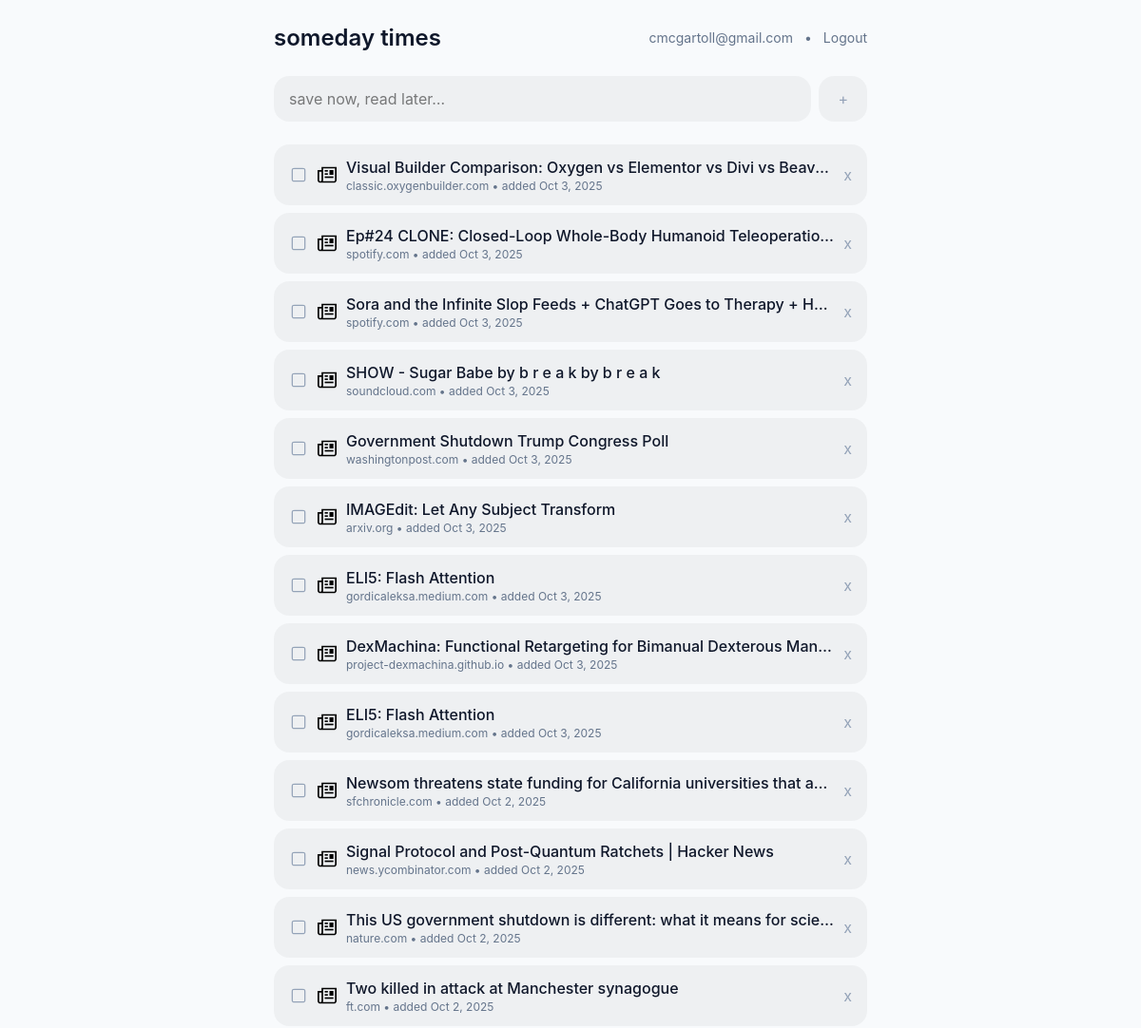
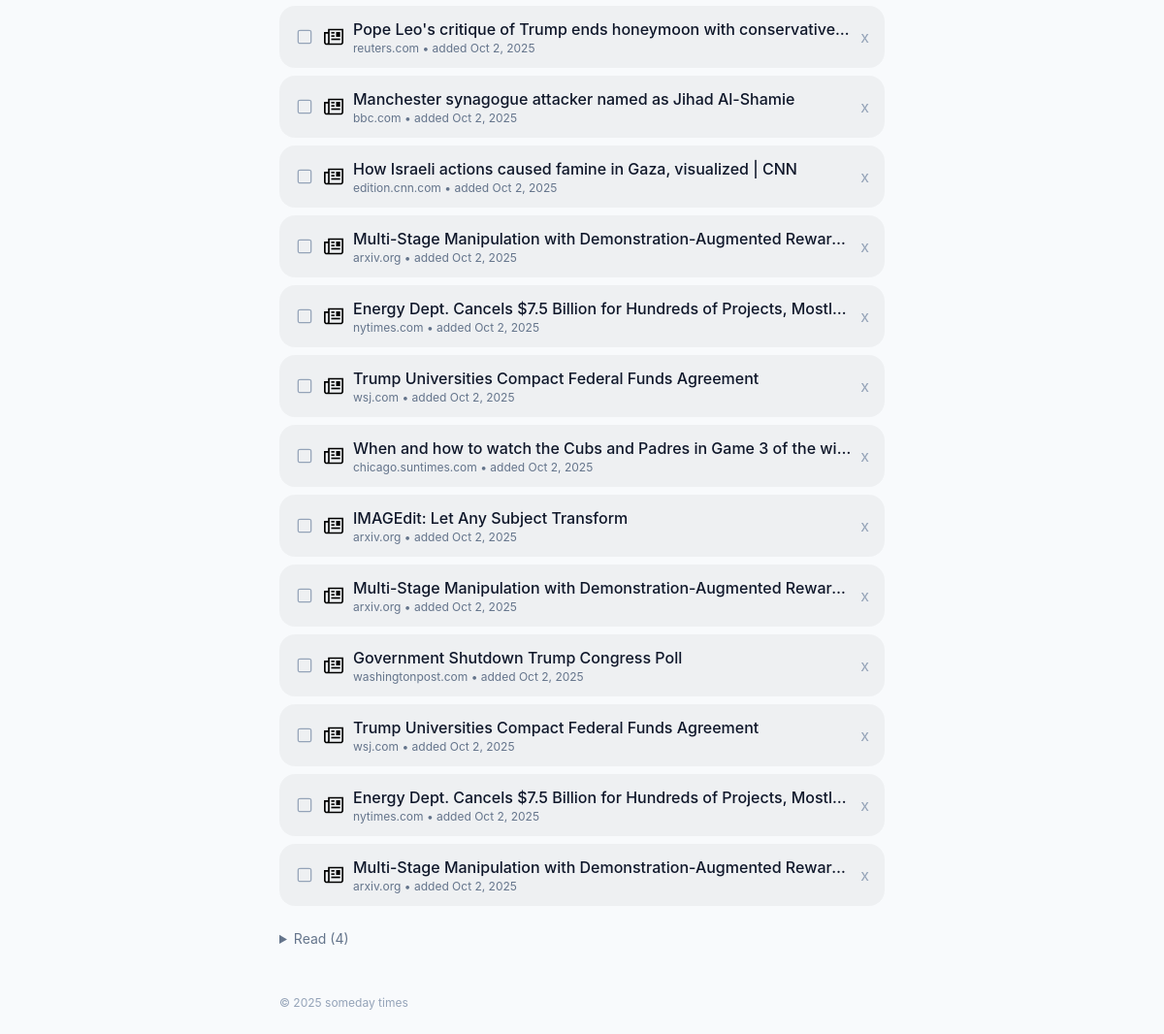
The page / (signed in) on the database its author committed (2 pictures, top to bottom).
### app.py (models this page shows, shortened)
class User(UserMixin, db.Model):
    __tablename__ = 'users'
    id = db.Column(db.Integer, primary_key=True)
    email = db.Column(db.String(255), unique=True, nullable=False)
    password_hash = db.Column(db.String(255), nullable=False)
    created_at = db.Column(db.DateTime, default=datetime.utcnow)

class Article(db.Model):
    __tablename__ = 'articles'
    id = db.Column(db.Integer, primary_key=True)
    user_id = db.Column(db.Integer, db.ForeignKey('users.id'), nullable=False)
    url = db.Column(db.Text, nullable=False)
    title = db.Column(db.Text, nullable=True)
    publisher = db.Column(db.String(255), nullable=True)
    favicon_url = db.Column(db.Text, nullable=True)
    created_at = db.Column(db.DateTime, default=datetime.utcnow)
    date_read = db.Column(db.DateTime, nullable=True)
    user = db.relationship('User', backref=db.backref('articles', lazy='dynamic'))

### app.py (the view, shortened to what this page needs)
@app.route('/', methods=['GET', 'POST'])
@login_required
def index():
    view = request.args.get('view', 'all')
    q = Article.query.filter_by(user_id=current_user.id)
    if view == 'unread':
        q = q.filter(Article.date_read.is_(None)).order_by(desc(Article.created_at))
    elif view == 'read':
        q = q.filter(Article.date_read.is_not(None)).order_by(desc(Article.date_read))
    else:
        q = q.order_by(
            case((Article.date_read.is_(None), 0), else_=1),
            desc(Article.date_read),
            desc(Article.created_at),
        )
    items = q.all()
    return render_template('index.html', items=items, view=view)

### app.py (called while the page is built)
@login_manager.user_loader
def load_user(user_id):
    return db.session.get(User, int(user_id))

@app.before_request
def ensure_db():
    with app.app_context():
        db.create_all()

### templates/index.html (shortened to what this page needs)
{% extends 'base.html' %}
{% block content %}
  <form method="post" class="flex items-center gap-2 mb-6">
    <input name="url" type="url" required placeholder="save now, read later…"
           class="flex-1 px-4 py-3 rounded-2xl border-0 outline-none bg-black bg-opacity-[0.04] placeholder:text-black placeholder:opacity-50 text-base" />
    <button class="px-5 py-3 rounded-2xl bg-black bg-opacity-[0.04] hover:bg-opacity-[0.12] transition-colors text-slate-400 hover:text-slate-700">+</button>
  </form>
  {% if items|length == 0 %}
    <p class="text-slate-500">No saved links yet. Paste your first one above.</p>
  {% else %}
    {% set unread = items|selectattr('date_read', 'none')|list %}
    {% set read = items|rejectattr('date_read', 'none')|list %}
    {% if unread %}
    <ul class="space-y-2 mb-6">
      {% for a in unread %}
      <li class="bg-black bg-opacity-[0.04] rounded-2xl px-4 py-3 flex items-center gap-2.5">
        <form action="{{ url_for('toggle', article_id=a.id) }}" method="post">
          <button type="submit" class="w-5 h-5 flex items-center justify-center">
            <img src="{{ url_for('static', filename='icons/checkbox-unchecked.svg') }}" alt="Unchecked" class="w-5 h-5" />
          </button>
        </form>
        {% if a.favicon_url %}
          <img src="{{ a.favicon_url }}" class="w-5 h-5" alt="favicon"
               onerror="this.src='{{ url_for('static', filename='icons/default.svg') }}'">
        {% else %}
          <img src="{{ url_for('static', filename='icons/default.svg') }}" class="w-5 h-5" alt="favicon">
        {% endif %}
        <div class="min-w-0 flex-1">
          <a href="{{ a.url }}" target="_blank" rel="noopener"
             class="font-medium hover:underline truncate block">{{ a.title or a.url }}</a>
          <div class="text-xs text-slate-500">
            {{ a.publisher }} • added
            <span class="js-localtime"
                  data-ts="{{ a.created_at.isoformat() }}Z"
                  data-style="datetime"></span>
          </div>
        </div>
        <form action="{{ url_for('delete', article_id=a.id) }}" method="post">
          <button class="text-m text-slate-400 hover:text-red-600">
            x
          </button>
        </form>
      </li>
      {% endfor %}
    </ul>
    {% endif %}
    {% if read %}
    <details class="mt-6">
      <summary class="cursor-pointer text-sm text-slate-500 hover:text-slate-700 mb-2">
        Read ({{ read|length }})
      </summary>
    </details>
    {% endif %}
  {% endif %}
{% endblock %}

### templates/base.html (shortened to what this page needs)
<!doctype html>
<html lang="en">
<head>
  <script src="https://cdn.tailwindcss.com"></script>
</head>
<body class="bg-slate-50 text-slate-900">
  <div class="max-w-2xl mx-auto p-6">
    <header class="flex items-center justify-between mb-6">
      <h1 class="text-2xl font-semibold">someday times</h1>
      {% if current_user.is_authenticated %}
      <div class="text-sm flex items-center gap-3">
        <span class="text-slate-500">{{ current_user.email }}</span>
        <p class="text-slate-500">•</p>
        <a href="{{ url_for('logout') }}" class="text-slate-500 hover:text-slate-900">Logout</a>
      </div>
      {% endif %}
    </header>
    {% block content %}{% endblock %}
    <footer class="mt-10 text-xs text-slate-400">© {{ 2025 }} someday times</footer>
  </div>
</body>
</html>

### templates/base.html (style rules this page uses)
body { font-family: -apple-system, BlinkMacSystemFont, "SF Pro", "Segoe UI", system-ui, sans-serif; }

### rows shown on the page
User: email "cmcgartoll@gmail.com"
Article: title "Visual Builder Comparison: Oxygen vs Elementor vs Divi vs Beav…", publisher "classic.oxygenbuilder.com"
Article: title "Ep#24 CLONE: Closed-Loop Whole-Body Humanoid Teleoperatio…", publisher "spotify.com"
Article: title "Sora and the Infinite Slop Feeds + ChatGPT Goes to Therapy + H…", publisher "spotify.com"
Article: title "SHOW - Sugar Babe by b r e a k by b r e a k", publisher "soundcloud.com"
Article: title "Government Shutdown Trump Congress Poll", publisher "washingtonpost.com"
Article: title "IMAGEdit: Let Any Subject Transform", publisher "arxiv.org"
Article: title "ELI5: Flash Attention", publisher "gordicaleksa.medium.com"
Article: title "DexMachina: Functional Retargeting for Bimanual Dexterous Man…", publisher "project-dexmachina.github.io"
Article: title "ELI5: Flash Attention", publisher "gordicaleksa.medium.com"
Article: title "Newsom threatens state funding for California universities that a…", publisher "sfchronicle.com"
Article: title "Signal Protocol and Post-Quantum Ratchets | Hacker News", publisher "news.ycombinator.com"
Article: title "This US government shutdown is different: what it means for scie…", publisher "nature.com"
Article: title "Two killed in attack at Manchester synagogue", publisher "ft.com"
Article: title "Pope Leo's critique of Trump ends honeymoon with conservative…", publisher "reuters.com"
Article: title "Manchester synagogue attacker named as Jihad Al-Shamie", publisher "bbc.com"
Article: title "How Israeli actions caused famine in Gaza, visualized | CNN", publisher "edition.cnn.com"
Article: title "Multi-Stage Manipulation with Demonstration-Augmented Rewar…", publisher "arxiv.org"
Article: title "Energy Dept. Cancels $7.5 Billion for Hundreds of Projects, Mostl…", publisher "nytimes.com"
Article: title "Trump Universities Compact Federal Funds Agreement", publisher "wsj.com"
Article: title "When and how to watch the Cubs and Padres in Game 3 of the w…", publisher "chicago.suntimes.com"
Article: title "IMAGEdit: Let Any Subject Transform", publisher "arxiv.org"
Article: title "Multi-Stage Manipulation with Demonstration-Augmented Rewar…", publisher "arxiv.org"
Article: title "Government Shutdown Trump Congress Poll", publisher "washingtonpost.com"
Article: title "Trump Universities Compact Federal Funds Agreement", publisher "wsj.com"
Article: title "Energy Dept. Cancels $7.5 Billion for Hundreds of Projects, Mostl…", publisher "nytimes.com"
Article: title "Multi-Stage Manipulation with Demonstration-Augmented Rewar…", publisher "arxiv.org"

### other values the page prints
{{ read|length }} "4"
{{ 2025 }} "2025"
